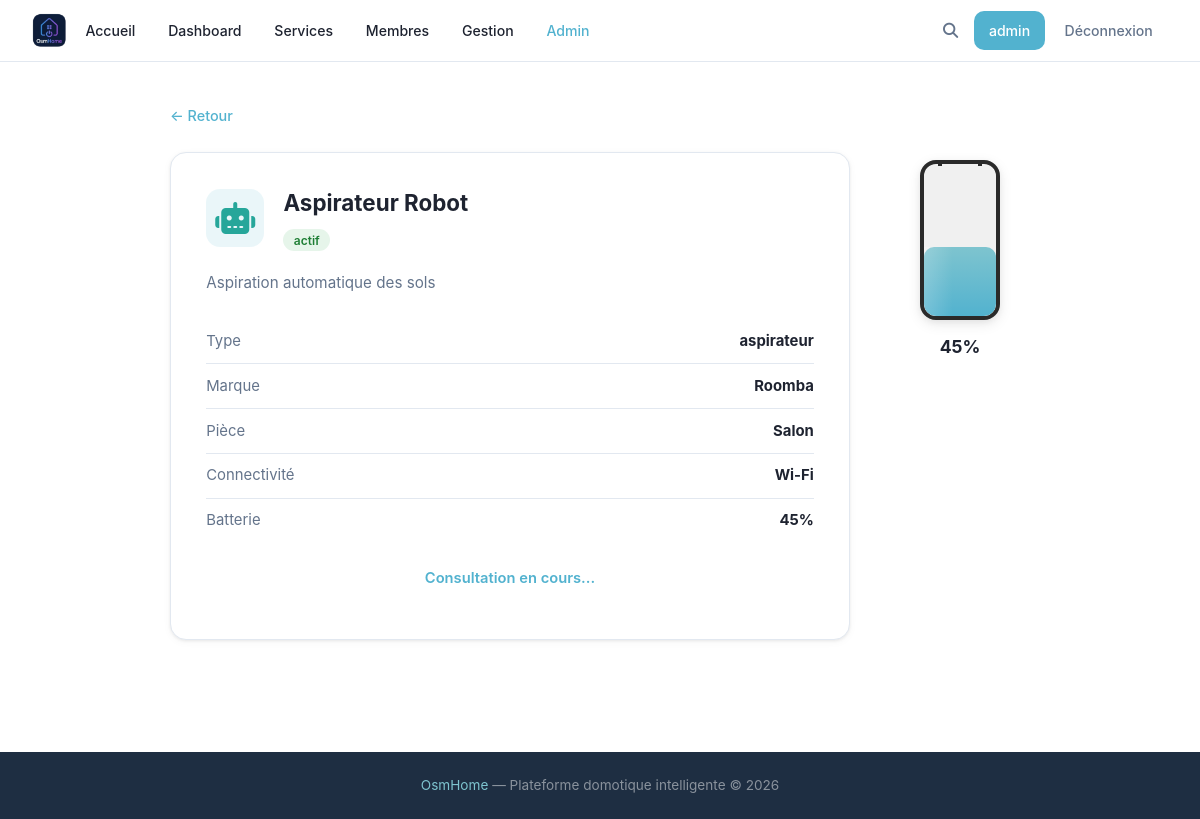
The app's page /device/10 (signed in), older data.
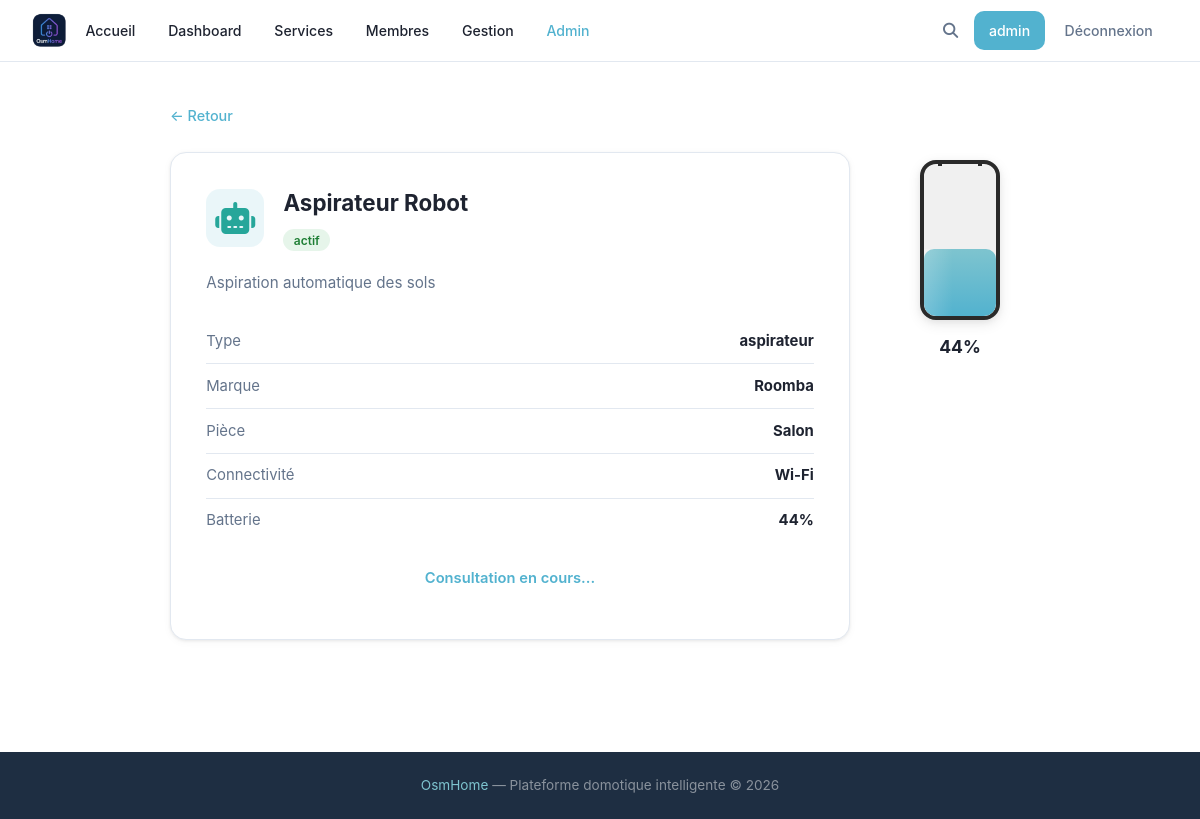
The same page, newer data.
### tables this page shows
CREATE TABLE devices (
            id INTEGER PRIMARY KEY AUTOINCREMENT,
            name TEXT,
            description TEXT,
            type TEXT,
            brand TEXT,
            status TEXT DEFAULT 'actif',
            connectivity TEXT,
            battery INTEGER,
            room TEXT
        , deletion_requested INTEGER DEFAULT 0, config TEXT);

### main.py (the view)
@app.route('/device/<int:device_id>')
def device_detail(device_id):
    device = utils.getDevice(device_id)
    if not device:
        flask.abort(404)
    return flask.render_template('objet.html', user=flask.session.get('username'), device=device)

### main.py (called while the page is built)
@app.context_processor
def inject_types():
    try:
        types = utils.getTypes()
    except Exception:
        types = []
    is_admin = False
    user_level = None
    if flask.session.get('username'):
        u = utils.getUser(flask.session['username'])
        is_admin = bool(u and u['role'] == 'admin')
        user_level = u['level'] if u else None
    return {'types': types, 'is_admin': is_admin, 'user_level': user_level}

### utils.py (called while the page is built)
def openDB() -> sqlite3.Connection:
    if 'db' not in flask.g:
        flask.g.db = sqlite3.connect(BASE)
        flask.g.db.row_factory = sqlite3.Row
    return flask.g.db

def closeDB(_ = None):
    db = flask.g.pop("db", None)
    if db is not None:
        db.close()

def getUser(username: str):
    db = openDB()
    return db.execute(
        'SELECT * FROM users WHERE username = ?',
        (username,)
    ).fetchone()

def getTypes() -> list:
    db = openDB()
    rows = db.execute('SELECT DISTINCT type FROM devices ORDER BY type').fetchall()
    return [row['type'] for row in rows]

def getDevice(device_id: int):
    db = openDB()
    return db.execute('SELECT * FROM devices WHERE id = ?', (device_id,)).fetchone()

### templates/objet.html (shortened to what this page needs)
{% extends 'base.html' %}
{% block extra_css %}
<link rel="stylesheet" href="{{ url_for('static', filename='css/devices.css') }}">
<link rel="stylesheet" href="{{ url_for('static', filename='css/device.css') }}">
{% endblock %}
{% block content %}
<div class="device-detail-page">
    <a href="javascript:history.back()" class="device-detail-back">← Retour</a>
    <div class="device-detail-global">
        <div class="device-detail-card">
            <div class="device-detail-top">
                <div class="device-icon device-icon--lg" aria-label="{{ device['type'] }}">
                    {% if device['type'] == 'thermostat' %}<i class="fa-solid fa-temperature-half"></i>
                    {% elif device['type'] == 'caméra' %}<i class="fa-solid fa-camera"></i>
                    {% elif device['type'] == 'éclairage' %}<i class="fa-solid fa-lightbulb"></i>
                    {% elif device['type'] == 'serrure' %}<i class="fa-solid fa-lock"></i>
                    {% elif device['type'] == 'capteur' %}<i class="fa-solid fa-satellite-dish"></i>
                    {% elif device['type'] == 'aspirateur' %}<i class="fa-solid fa-robot"></i>
                    {% elif device['type'] == 'électroménager' %}<i class="fa-solid fa-blender"></i>
                    {% elif device['type'] == 'volet' %}<i class="fa-solid fa-window-maximize"></i>
                    {% elif device['type'] == 'montre' %}<i class="fa-solid fa-clock"></i>
                    {% elif device['type'] == 'énergie' %}<i class="fa-solid fa-bolt"></i>
                    {% else %}<i class="fa-solid fa-box"></i>{% endif %}
                </div>
                <div>
                    <h1 class="device-detail-name">{{ device['name'] }}</h1>
                    <span class="device-status {{ 'status-active' if device['status'] == 'actif' else 'status-inactive' }}">
                        {{ device['status'] }}
                    </span>
                </div>
            </div>
            <p class="device-detail-description">{{ device['description'] }}</p>
            <ul class="device-detail-infos">
                <li><span>Type</span><strong>{{ device['type'] }}</strong></li>
                <li><span>Marque</span><strong>{{ device['brand'] }}</strong></li>
                {% if device['room'] %}
                <li><span>Pièce</span><strong>{{ device['room'] }}</strong></li>
                {% endif %}
                <li><span>Connectivité</span><strong>{{ device['connectivity'] }}</strong></li>
                {% if device['battery'] %}
                <li><span>Batterie</span><strong>{{ device['battery'] }}%</strong></li>
                {% endif %}
            </ul>
            {% if user %}
            <p class="device-detail-points" id="points-msg">Consultation en cours...</p>
            {% endif %}
        </div>
        {% if device['battery'] %}
        <div class="battery-panel">
            <div class="battery-shell">
                <div class="battery-fill" style="--battery-level: {{ device['battery'] }}%;"></div>
            </div>
            <p class="battery-label">{{ device['battery'] }}%</p>
        </div>
        {% endif %}
    </div>
</div>
{% endblock %}

Row changes from the older to the newer data that the page shows:
changed devices "Aspirateur Robot": battery "45" → "44"
